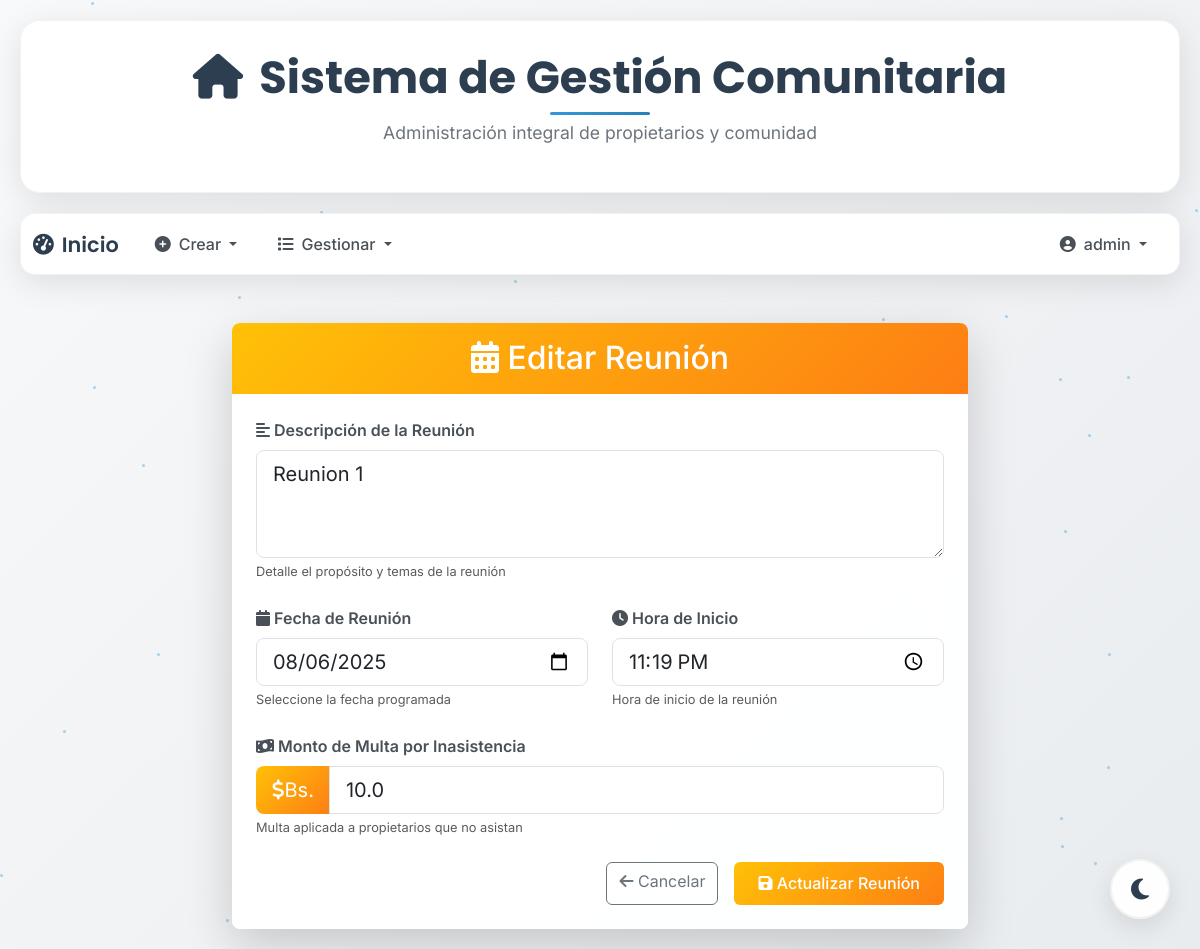
Screenshot of /reuniones/1/update (signed in) with the database file from the repository.
### models/user_model.py (models this page shows, shortened)
class User(UserMixin, db.Model):
    __tablename__ = "Usuario"
    id = db.Column(db.Integer, primary_key=True)
    username = db.Column(db.String(100), unique=True, nullable=False)
    password_hash = db.Column(db.String(128), nullable=False)
    role = db.Column(db.String(50), nullable=False, default="doctor")
    def has_role(self, role):
        return self.role == role

### models/reunion_model.py (models this page shows, shortened)
class Reunion(db.Model):
    __tablename__ = "Reunion"
    id = db.Column(db.Integer, primary_key=True)
    fecha = db.Column(db.Date, nullable=False)
    hora = db.Column(db.Time, nullable=False)
    descripcion = db.Column(db.String(255), nullable=True)
    monto_multa = db.Column(db.Float, nullable=False, default=100.0)  # ✅ NUEVO ATRIBUTO
    @staticmethod
    def get_by_id(id):
        return Reunion.query.get(id)

### controllers/reunion_controller.py (the view, shortened to what this page needs)
@reunion_bp.route("/reuniones/<int:id>/update", methods=["GET", "POST"])
@login_required
@role_required("admin")
def update_reunion(id):
    reunion = Reunion.get_by_id(id)
    if not reunion:
        return "Reunión no encontrada", 404
    return reunion_view.update_reunion(reunion)

### run.py (called while the page is built)
@login_manager.user_loader
def load_user(user_id):
    return User.query.get(int(user_id))

### views/reunion_view.py (called while the page is built)
def update_reunion(reunion):
    return render_template(
        "update_reunion.html",
        title="Editar Libro",
        reunion=reunion,
        current_user=current_user,
    )

### templates/update_reunion.html (shortened to what this page needs)
{% extends 'base.html' %}
{% block content %}
<div class="container mt-5">
    <div class="row justify-content-center">
        <div class="col-md-8">
            <div class="card shadow-lg">
                <div class="card-header bg-warning text-white py-3">
                    <h2 class="card-title mb-0 text-center">
                        <i class="fas fa-calendar-alt"></i> Editar Reunión
                    </h2>
                </div>
                <div class="card-body p-4">
                    <form method="post">
                        <div class="row">
                            <div class="col-md-12 mb-4">
                                <label for="descripcion" class="form-label">
                                    <i class="fas fa-align-left"></i> Descripción de la Reunión
                                </label>
                                <textarea id="descripcion" name="descripcion" class="form-control form-control-lg"
                                         rows="3" required placeholder="Descripción del tema a tratar...">{{ reunion.descripcion }}</textarea>
                                <small class="form-text text-muted">Detalle el propósito y temas de la reunión</small>
                            </div>
                        </div>
                        <div class="row">
                            <div class="col-md-6 mb-4">
                                <label for="fecha" class="form-label">
                                    <i class="fas fa-calendar"></i> Fecha de Reunión
                                </label>
                                <input type="date" id="fecha" name="fecha" class="form-control form-control-lg"
                                       value="{{ reunion.fecha }}" required>
                                <small class="form-text text-muted">Seleccione la fecha programada</small>
                            </div>
                            <div class="col-md-6 mb-4">
                                <label for="hora" class="form-label">
                                    <i class="fas fa-clock"></i> Hora de Inicio
                                </label>
                                <input type="time" id="hora" name="hora" class="form-control form-control-lg"
                                       value="{{ reunion.hora }}" required>
                                <small class="form-text text-muted">Hora de inicio de la reunión</small>
                            </div>
                        </div>
                        <div class="row">
                            <div class="col-md-12 mb-4">
                                <label for="monto_multa" class="form-label">
                                    <i class="fas fa-money-bill-wave"></i> Monto de Multa por Inasistencia
                                </label>
                                <div class="input-group input-group-lg">
                                    <span class="input-group-text bg-warning text-white">
                                        <i class="fas fa-dollar-sign"></i> Bs.
                                    </span>
                                    <input type="number" id="monto_multa" name="monto_multa"
                                           value="{{ reunion.monto_multa }}" step="0.01" min="0"
                                           class="form-control" placeholder="Monto de multa por no asistir">
                                </div>
                                <small class="form-text text-muted">Multa aplicada a propietarios que no asistan</small>
                            </div>
                        </div>
                        <div class="d-grid gap-2 d-md-flex justify-content-md-end">
                            <a href="{{ url_for('reunion.list_reuniones') }}" class="btn btn-outline-secondary me-md-2">
                                <i class="fas fa-arrow-left"></i> Cancelar
                            </a>
                            <button type="submit" class="btn btn-warning text-white">
                                <i class="fas fa-save"></i> Actualizar Reunión
                            </button>
                        </div>
                    </form>
                </div>
            </div>
        </div>
    </div>
</div>
{% endblock %}

### templates/base.html (shortened to what this page needs)
<!DOCTYPE html>
<html lang="es">
<head>
    <link rel="stylesheet" href="https://cdn.jsdelivr.net/npm/bootstrap@5.3.0/dist/css/bootstrap.min.css">
    <link rel="stylesheet" href="https://cdnjs.cloudflare.com/ajax/libs/animate.css/4.1.1/animate.min.css"/>
</head>
<body>
    <div class="floating-particles" id="particles"></div>
    <div class="header-container">
        <h1 class="main-title">
            <i class="fas fa-home me-3"></i>Sistema de Gestión Comunitaria
        </h1>
        <p class="subtitle">Administración integral de propietarios y comunidad</p>
    </div>
    {% if current_user.is_authenticated %}
    <nav class="navbar navbar-expand-lg navbar-custom">
        <div class="container-fluid">
            <a class="navbar-brand" href="{{ url_for('user.index') }}">
                <i class="fas fa-tachometer-alt me-2"></i>Inicio
            </a>
            <div class="collapse navbar-collapse" id="navbarNav">
                <ul class="navbar-nav me-auto">
                    {% if current_user.has_role("admin") %}
                    <li class="nav-item dropdown">
                        <a class="nav-link dropdown-toggle" href="#" id="navbarDropdownCrear"
                           data-bs-toggle="dropdown" aria-haspopup="true" aria-expanded="false">
                          <i class="fas fa-plus-circle me-2"></i>Crear
                        </a>
                    </li>
                    {% endif %}
                    <li class="nav-item dropdown">
                        <a class="nav-link dropdown-toggle" href="#" id="navbarDropdownListado"
                           data-bs-toggle="dropdown" aria-haspopup="true" aria-expanded="false">
                          <i class="fas fa-list me-2"></i>Gestionar
                        </a>
                    </li>
                </ul>
                <ul class="navbar-nav">
                    <li class="nav-item dropdown">
                        <a class="nav-link dropdown-toggle" href="#" id="navbarDropdownUser"
                           data-bs-toggle="dropdown" aria-haspopup="true" aria-expanded="false">
                          <i class="fas fa-user-circle me-2"></i>{{ current_user.username }}
                        </a>
                    </li>
                </ul>
            </div>
        </div>
    </nav>
    {% endif %}
    <div class="floating-theme-toggle">
        <button class="btn theme-toggle-float" id="themeToggle">
            <i class="fas fa-moon" id="themeIcon"></i>
        </button>
    </div>
    <div class="content-container page-transition">
        {% block content %}{% endblock %}
    </div>
</body>
</html>

### templates/base.html (style rules this page uses)
:root { --primary-gradient: linear-gradient(135deg, #667eea 0%, #764ba2 100%); --secondary-gradient: linear-gradient(135deg, #f093fb 0%, #f5576c 100%); --success-gradient: linear-gradient(135deg, #4facfe 0%, #00f2fe 100%); --warning-gradient: linear-gradient(135deg, #43e97b 0%, #38f9d7 100%); --dark-gradient: linear-gradient(135deg, #2c3e50 0%, #34495e 100%); --glass-bg: rgba(255, 255, 255, 0.1); --glass-border: rgba(255, 255, 255, 0.2); --shadow-light: 0 8px 32px rgba(31, 38, 135, 0.37); --shadow-strong: 0 15px 35px rgba(0, 0, 0, 0.1); --bg-primary: linear-gradient(135deg, #f8f9fa 0%, #e9ecef 25%, #dee2e6 75%, #ced4da 100%); --card-bg: rgba(255, 255, 255, 0.95); --text-primary: #2c3e50; --text-secondary: #495057; --text-muted: #6c757d; --border-color: rgba(0, 0, 0, 0.05); --shadow-color: rgba(0, 0, 0, 0.1); --particle-color: rgba(52, 152, 219, 0.4); --accent-color: #3498db; --accent-hover: #2980b9; }
* { box-sizing: border-box; }
body { font-family: 'Inter', sans-serif; background: var(--bg-primary); background-size: 400% 400%; animation: gradientShift 20s ease infinite; min-height: 100vh; margin: 0; overflow-x: hidden; transition: all 0.3s ease; }
.header-container { background: var(--card-bg); backdrop-filter: blur(20px); border: 1px solid var(--border-color); border-radius: 20px; margin: 20px; padding: 30px; text-align: center; box-shadow: 0 8px 32px var(--shadow-color); animation: fadeInDown 1s ease-out; transition: all 0.3s ease; }
.main-title { font-family: 'Poppins', sans-serif; font-size: 2.8rem; font-weight: 700; color: var(--text-primary); margin: 0; position: relative; transition: all 0.3s ease; }
.main-title::after { content: ''; position: absolute; bottom: -10px; left: 50%; transform: translateX(-50%); width: 100px; height: 3px; background: linear-gradient(135deg, var(--accent-color) 0%, var(--accent-hover) 100%); border-radius: 2px; }
.subtitle { font-size: 1.1rem; color: var(--text-muted); margin-top: 15px; font-weight: 400; transition: all 0.3s ease; }
.navbar-custom { background: var(--card-bg); backdrop-filter: blur(20px); border: 1px solid var(--border-color); border-radius: 15px; margin: 0 20px 20px 20px; box-shadow: 0 8px 32px var(--shadow-color); animation: fadeInUp 1s ease-out; transition: all 0.3s ease; position: relative; z-index: 1030; }
.navbar-brand { font-family: 'Poppins', sans-serif; font-weight: 600; font-size: 1.3rem; color: var(--text-primary) !important; text-decoration: none; transition: all 0.3s ease; }
.nav-link { color: var(--text-secondary) !important; font-weight: 500; padding: 10px 20px !important; border-radius: 10px; transition: all 0.3s ease; position: relative; overflow: hidden; }
.nav-link::before { content: ''; position: absolute; top: 0; left: -100%; width: 100%; height: 100%; background: linear-gradient(90deg, transparent, rgba(52, 152, 219, 0.1), transparent); transition: all 0.5s ease; }
.content-container { margin: 20px; animation: fadeIn 1.2s ease-out; }
.glass-card { background: var(--card-bg); backdrop-filter: blur(20px); border: 1px solid var(--border-color); border-radius: 20px; box-shadow: 0 8px 32px var(--shadow-color); transition: all 0.3s ease; }
.floating-particles { position: fixed; top: 0; left: 0; width: 100%; height: 100%; pointer-events: none; z-index: -1; }
.page-transition { animation: slideInUp 0.6s ease-out; }
.floating-theme-toggle { position: fixed; bottom: 30px; right: 30px; z-index: 1050; }
.theme-toggle-float { width: 60px; height: 60px; border-radius: 50%; background: var(--card-bg); border: 2px solid var(--border-color); color: var(--text-primary); font-size: 24px; box-shadow: 0 8px 25px var(--shadow-color); backdrop-filter: blur(10px); transition: all 0.3s ease; display: flex; align-items: center; justify-content: center; }
#themeIcon { transition: all 0.3s ease; }

### rows the page displays
User: username "admin"
Reunion: descripcion "Reunion 1", fecha "08/06/2025", hora "23:19:00", monto_multa "10.0"
